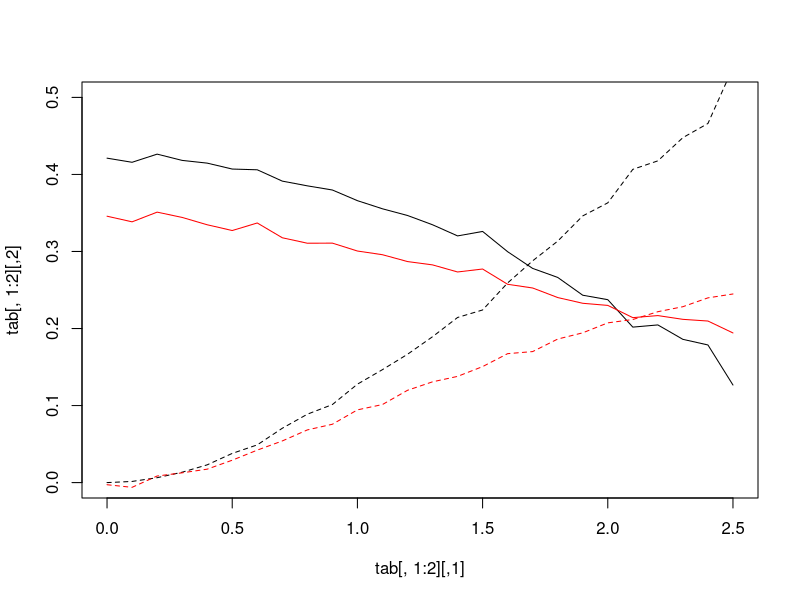

Reproduce this figure in R.
simdata<-function(N,b0,b1,b2) { 
    gen.data<-function(x,z,b0=0,b1=.5,b2=1) {
        k<-exp(b0+b1*x+b2*z)
        #k<-exp(.3+.5*x+.2*z)
        p<-k/(1+k)
        y<-rbinom(length(x),1,p)
        y
    }
    ##
    x<-rnorm(N)
    z<-rnorm(N)
    data.frame(x=x,y=gen.data(x,b0=b0,b1=b1,b2=b2,z=z),z=z)
}
ew<-function(x,p0=p.bet,p1=p.side) { #compute the E(W) metric
    ll<-function(x,p) {
        z<-log(p)*x+log(1-p)*(1-x)
        z<-sum(z)/length(z)
        exp(z)
    }    
    f<-function(p,a) abs(p*log(p)+(1-p)*log(1-p)-log(a))
    ##
    a0<-ll(x=x$y,p=p0)
    a1<-ll(x=x$y,p=p1)
    coin0<-nlminb(.5,f,lower=0.001,upper=.999,a=a0)$par
    coin1<-nlminb(.5,f,lower=0.001,upper=.999,a=a1)$par
    ##the single-blind bet
    ew<-(coin1-coin0)/coin0
    ew
}
simwin<-function(p.bet,p.side,x) { #this will tell us how much you won based on actual gambling
    #p.bet and p.side both give probability of head (x$y=1)
    bet<-ifelse(p.side<.5,0,1) #you bet on T if p.side<.5 and H otherwise
    p.bet<-ifelse(bet==0,1-p.bet,p.bet) #flip this as needed so that p.bet is the probability of the side you betted
    o.bet<-p.bet/(1-p.bet)
    h<-x$y
    w<-ifelse(h==bet,1/o.bet,-1)
    sum(w)/length(h) #to scale as E(W)
}

set.seed(10101010)
b0<-0
b1<-1
b2<-0
N<-50000


x<-simdata(N=N,b0=b0,b1=b1,b2=b2)
#ew if x is side info. note that p.bet and p.side are based on true parameters, not estimates
k<-rep(exp(b0),nrow(x))
p.bet<-k/(1+k)
k<-exp(b0+b1*x$x)
p.side<-k/(1+k)
sw1<-simwin(p.bet=p.bet,p.side=p.side,x=x) #should be .38
w1<-ew(x,p0=p.bet,p1=p.side)
c(w1,sw1)




#ew if z is side info
k<-exp(b0+b1*x$x)
p.bet<-k/(1+k)
k<-exp(b0+b1*x$x+b2*x$z)
p.side<-k/(1+k)
sw2<-simwin(p.bet,p.side,x) #should be 0.12
w2<-ew(x,p.bet,p.side)


out<-list()
b0<-0
b1<-1
for (b2 in seq(0,2.5,by=.1)) {
    simdata(N=N,b0=b0,b1=b1,b2=b2)->x
    ##win if x is side info
    simwin<-function(p.bet,p.side,x) {
        p.bet<-ifelse(p.bet<.5,1-p.bet,p.bet)
        o.bet<-p.bet/(1-p.bet)
        h<-x$y
        bet<-ifelse(p.side<.5,0,1)
        w<-ifelse(h==bet,1/o.bet,-1)
        sum(w)/length(h)
    }
    #ew if x is side info
    k<-rep(exp(b0),nrow(x))
    p.bet<-k/(1+k)
    k<-exp(b0+b1*x$x)
    p.side<-k/(1+k)
    sw1<-simwin(p.bet,p.side,x) #should be .38
    w1<-ew(x,p.bet,p.side)
    #ew if z is side info
    k<-exp(b0+b1*x$x)
    p.bet<-k/(1+k)
    k<-exp(b0+b1*x$x+b2*x$z)
    p.side<-k/(1+k)
    sw2<-simwin(p.bet,p.side,x) #should be 0.12
    w2<-ew(x,p.bet,p.side)
    ##
    out[[as.character(b2)]]<-c(b2,w1,sw1,w2,sw2)
}
tab<-do.call("rbind",out)

plot(tab[,1:2],col='black',type='l',ylim=c(0,.5))
lines(tab[,1],tab[,3],col='red')
lines(tab[,1],tab[,4],col='black',lty=2)
lines(tab[,1],tab[,5],col='red',lty=2)


